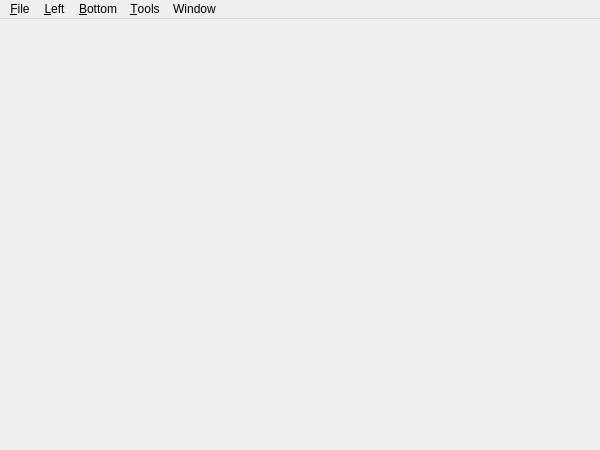
<?xml version="1.0" encoding="UTF-8"?>
<ui version="4.0">
 <class>MainWindow</class>
 <widget class="QMainWindow" name="MainWindow">
  <property name="geometry">
   <rect>
    <x>0</x>
    <y>0</y>
    <width>600</width>
    <height>450</height>
   </rect>
  </property>
  <property name="windowTitle">
   <string>FlySight Viewer</string>
  </property>
  <widget class="QWidget" name="centralWidget">
   <layout class="QGridLayout" name="gridLayout">
    <property name="leftMargin">
     <number>0</number>
    </property>
    <property name="topMargin">
     <number>0</number>
    </property>
    <property name="rightMargin">
     <number>0</number>
    </property>
    <property name="bottomMargin">
     <number>0</number>
    </property>
    <item row="0" column="0">
     <widget class="DataPlot" name="plotArea" native="true"/>
    </item>
   </layout>
  </widget>
  <widget class="QMenuBar" name="menuBar">
   <property name="geometry">
    <rect>
     <x>0</x>
     <y>0</y>
     <width>600</width>
     <height>21</height>
    </rect>
   </property>
   <widget class="QMenu" name="menu_File">
    <property name="title">
     <string>&amp;File</string>
    </property>
    <addaction name="actionImport"/>
    <addaction name="actionImportGates"/>
    <addaction name="actionImportVideo"/>
    <addaction name="separator"/>
    <addaction name="actionExportPlot"/>
    <addaction name="actionExportKML"/>
    <addaction name="separator"/>
    <addaction name="actionPreferences"/>
    <addaction name="separator"/>
    <addaction name="actionExit"/>
   </widget>
   <widget class="QMenu" name="menuPlots">
    <property name="title">
     <string>&amp;Left</string>
    </property>
    <addaction name="actionElevation"/>
    <addaction name="separator"/>
    <addaction name="actionHorizontalSpeed"/>
    <addaction name="actionVerticalSpeed"/>
    <addaction name="actionTotalSpeed"/>
    <addaction name="separator"/>
    <addaction name="actionGlideRatio"/>
    <addaction name="actionDiveAngle"/>
    <addaction name="actionCurvature"/>
    <addaction name="separator"/>
    <addaction name="actionHorizontalAccuracy"/>
    <addaction name="actionVerticalAccuracy"/>
    <addaction name="actionSpeedAccuracy"/>
    <addaction name="separator"/>
    <addaction name="actionNumberOfSatellites"/>
    <addaction name="separator"/>
    <addaction name="actionWindSpeed"/>
    <addaction name="actionWindDirection"/>
    <addaction name="actionAircraftSpeed"/>
    <addaction name="separator"/>
    <addaction name="actionAcceleration"/>
    <addaction name="actionTotalEnergy"/>
    <addaction name="actionEnergyRate"/>
    <addaction name="separator"/>
    <addaction name="actionLift"/>
    <addaction name="actionDrag"/>
   </widget>
   <widget class="QMenu" name="menuDomain">
    <property name="title">
     <string>&amp;Bottom</string>
    </property>
    <addaction name="actionTime"/>
    <addaction name="actionDistance2D"/>
    <addaction name="actionDistance3D"/>
   </widget>
   <widget class="QMenu" name="menu_Tools">
    <property name="title">
     <string>&amp;Tools</string>
    </property>
    <addaction name="actionPan"/>
    <addaction name="actionZoom"/>
    <addaction name="actionMeasure"/>
    <addaction name="separator"/>
    <addaction name="actionZero"/>
    <addaction name="actionGround"/>
   </widget>
   <widget class="QMenu" name="menuWindow">
    <property name="title">
     <string>Window</string>
    </property>
    <addaction name="actionShowLeftView"/>
    <addaction name="actionShowTopView"/>
    <addaction name="actionShowFrontView"/>
    <addaction name="actionShowMapView"/>
    <addaction name="actionShowWindView"/>
    <addaction name="actionShowWingsuitView"/>
    <addaction name="actionShowLiftDragView"/>
   </widget>
   <addaction name="menu_File"/>
   <addaction name="menuPlots"/>
   <addaction name="menuDomain"/>
   <addaction name="menu_Tools"/>
   <addaction name="menuWindow"/>
  </widget>
  <action name="actionImport">
   <property name="text">
    <string>Import &amp;Track...</string>
   </property>
   <property name="shortcut">
    <string>Ctrl+T</string>
   </property>
  </action>
  <action name="actionExit">
   <property name="text">
    <string>E&amp;xit</string>
   </property>
   <property name="shortcut">
    <string>Ctrl+Q</string>
   </property>
  </action>
  <action name="actionElevation">
   <property name="checkable">
    <bool>true</bool>
   </property>
   <property name="text">
    <string>&amp;Elevation</string>
   </property>
   <property name="shortcut">
    <string>E</string>
   </property>
  </action>
  <action name="actionVerticalSpeed">
   <property name="checkable">
    <bool>true</bool>
   </property>
   <property name="text">
    <string>&amp;Vertical Speed</string>
   </property>
   <property name="shortcut">
    <string>V</string>
   </property>
  </action>
  <action name="actionHorizontalSpeed">
   <property name="checkable">
    <bool>true</bool>
   </property>
   <property name="text">
    <string>&amp;Horizontal Speed</string>
   </property>
   <property name="shortcut">
    <string>H</string>
   </property>
  </action>
  <action name="actionMetric">
   <property name="text">
    <string>&amp;Metric</string>
   </property>
  </action>
  <action name="actionImperial">
   <property name="text">
    <string>&amp;Imperial</string>
   </property>
  </action>
  <action name="actionTime">
   <property name="checkable">
    <bool>true</bool>
   </property>
   <property name="text">
    <string>&amp;Time</string>
   </property>
   <property name="shortcut">
    <string>T</string>
   </property>
  </action>
  <action name="actionDistance2D">
   <property name="checkable">
    <bool>true</bool>
   </property>
   <property name="text">
    <string>Horizontal Distance</string>
   </property>
   <property name="shortcut">
    <string>2</string>
   </property>
  </action>
  <action name="actionTotalSpeed">
   <property name="checkable">
    <bool>true</bool>
   </property>
   <property name="text">
    <string>Total &amp;Speed</string>
   </property>
   <property name="shortcut">
    <string>S</string>
   </property>
  </action>
  <action name="actionDiveAngle">
   <property name="checkable">
    <bool>true</bool>
   </property>
   <property name="text">
    <string>&amp;Dive Angle</string>
   </property>
   <property name="shortcut">
    <string>A</string>
   </property>
  </action>
  <action name="actionDistance3D">
   <property name="checkable">
    <bool>true</bool>
   </property>
   <property name="text">
    <string>Total Distance</string>
   </property>
   <property name="shortcut">
    <string>3</string>
   </property>
  </action>
  <action name="actionImportGates">
   <property name="text">
    <string>Import &amp;Gates...</string>
   </property>
   <property name="shortcut">
    <string>Ctrl+G</string>
   </property>
  </action>
  <action name="actionGlideRatio">
   <property name="checkable">
    <bool>true</bool>
   </property>
   <property name="text">
    <string>&amp;Glide Ratio</string>
   </property>
   <property name="shortcut">
    <string>G</string>
   </property>
  </action>
  <action name="actionCurvature">
   <property name="checkable">
    <bool>true</bool>
   </property>
   <property name="text">
    <string>Dive &amp;Rate</string>
   </property>
   <property name="shortcut">
    <string>R</string>
   </property>
  </action>
  <action name="actionPan">
   <property name="checkable">
    <bool>true</bool>
   </property>
   <property name="text">
    <string>&amp;Pan</string>
   </property>
   <property name="shortcut">
    <string>P</string>
   </property>
  </action>
  <action name="actionZoom">
   <property name="checkable">
    <bool>true</bool>
   </property>
   <property name="text">
    <string>&amp;Zoom</string>
   </property>
   <property name="shortcut">
    <string>Z</string>
   </property>
  </action>
  <action name="actionMeasure">
   <property name="checkable">
    <bool>true</bool>
   </property>
   <property name="text">
    <string>&amp;Measure</string>
   </property>
   <property name="shortcut">
    <string>M</string>
   </property>
  </action>
  <action name="actionShowLeftView">
   <property name="checkable">
    <bool>true</bool>
   </property>
   <property name="text">
    <string>&amp;Side View</string>
   </property>
   <property name="shortcut">
    <string>Alt+1</string>
   </property>
  </action>
  <action name="actionShowTopView">
   <property name="checkable">
    <bool>true</bool>
   </property>
   <property name="text">
    <string>T&amp;op View</string>
   </property>
   <property name="shortcut">
    <string>Alt+2</string>
   </property>
  </action>
  <action name="actionShowFrontView">
   <property name="checkable">
    <bool>true</bool>
   </property>
   <property name="text">
    <string>&amp;Front View</string>
   </property>
   <property name="shortcut">
    <string>Alt+3</string>
   </property>
  </action>
  <action name="actionPreferences">
   <property name="text">
    <string>Preferences...</string>
   </property>
  </action>
  <action name="actionZero">
   <property name="checkable">
    <bool>true</bool>
   </property>
   <property name="text">
    <string>Set E&amp;xit</string>
   </property>
   <property name="shortcut">
    <string>X</string>
   </property>
  </action>
  <action name="actionGround">
   <property name="checkable">
    <bool>true</bool>
   </property>
   <property name="text">
    <string>Set Grou&amp;nd</string>
   </property>
   <property name="shortcut">
    <string>N</string>
   </property>
  </action>
  <action name="actionHorizontalAccuracy">
   <property name="checkable">
    <bool>true</bool>
   </property>
   <property name="text">
    <string>Horizontal Accuracy</string>
   </property>
   <property name="shortcut">
    <string>Shift+H</string>
   </property>
  </action>
  <action name="actionVerticalAccuracy">
   <property name="checkable">
    <bool>true</bool>
   </property>
   <property name="text">
    <string>Vertical Accuracy</string>
   </property>
   <property name="shortcut">
    <string>Shift+V</string>
   </property>
  </action>
  <action name="actionSpeedAccuracy">
   <property name="checkable">
    <bool>true</bool>
   </property>
   <property name="text">
    <string>Speed Accuracy</string>
   </property>
   <property name="shortcut">
    <string>Shift+S</string>
   </property>
  </action>
  <action name="actionNumberOfSatellites">
   <property name="checkable">
    <bool>true</bool>
   </property>
   <property name="text">
    <string>&amp;Number Of Satellites</string>
   </property>
   <property name="toolTip">
    <string>Number Of Satellites</string>
   </property>
   <property name="shortcut">
    <string>Shift+N</string>
   </property>
  </action>
  <action name="actionShowMapView">
   <property name="checkable">
    <bool>true</bool>
   </property>
   <property name="text">
    <string>&amp;Map View</string>
   </property>
   <property name="shortcut">
    <string>Alt+4</string>
   </property>
  </action>
  <action name="actionImportVideo">
   <property name="text">
    <string>Import Vi&amp;deo...</string>
   </property>
   <property name="shortcut">
    <string>Ctrl+D</string>
   </property>
  </action>
  <action name="actionExportKML">
   <property name="text">
    <string>Export &amp;KML...</string>
   </property>
   <property name="shortcut">
    <string>Ctrl+K</string>
   </property>
  </action>
  <action name="actionExportPlot">
   <property name="text">
    <string>Export P&amp;lot...</string>
   </property>
   <property name="shortcut">
    <string>Ctrl+L</string>
   </property>
  </action>
  <action name="actionWindSpeed">
   <property name="checkable">
    <bool>true</bool>
   </property>
   <property name="text">
    <string>Wind Speed</string>
   </property>
   <property name="shortcut">
    <string>Shift+W</string>
   </property>
  </action>
  <action name="actionWindDirection">
   <property name="checkable">
    <bool>true</bool>
   </property>
   <property name="text">
    <string>Wind Direction</string>
   </property>
   <property name="shortcut">
    <string>Shift+T</string>
   </property>
  </action>
  <action name="actionAircraftSpeed">
   <property name="checkable">
    <bool>true</bool>
   </property>
   <property name="text">
    <string>Aircraft Speed</string>
   </property>
   <property name="shortcut">
    <string>Shift+A</string>
   </property>
  </action>
  <action name="actionShowWindView">
   <property name="checkable">
    <bool>true</bool>
   </property>
   <property name="text">
    <string>&amp;Wind View</string>
   </property>
   <property name="shortcut">
    <string>Alt+5</string>
   </property>
  </action>
  <action name="actionAcceleration">
   <property name="checkable">
    <bool>true</bool>
   </property>
   <property name="text">
    <string>Acceleration</string>
   </property>
   <property name="shortcut">
    <string>Shift+C</string>
   </property>
  </action>
  <action name="actionTotalEnergy">
   <property name="checkable">
    <bool>true</bool>
   </property>
   <property name="text">
    <string>Total Energy</string>
   </property>
   <property name="shortcut">
    <string>Shift+E</string>
   </property>
  </action>
  <action name="actionEnergyRate">
   <property name="checkable">
    <bool>true</bool>
   </property>
   <property name="text">
    <string>Energy Rate</string>
   </property>
   <property name="shortcut">
    <string>Shift+R</string>
   </property>
  </action>
  <action name="actionLift">
   <property name="checkable">
    <bool>true</bool>
   </property>
   <property name="text">
    <string>Lift Coefficient</string>
   </property>
   <property name="shortcut">
    <string>L</string>
   </property>
  </action>
  <action name="actionDrag">
   <property name="checkable">
    <bool>true</bool>
   </property>
   <property name="text">
    <string>Drag Coefficient</string>
   </property>
   <property name="shortcut">
    <string>D</string>
   </property>
  </action>
  <action name="actionShowLiftDragView">
   <property name="checkable">
    <bool>true</bool>
   </property>
   <property name="text">
    <string>Lift/Drag View</string>
   </property>
   <property name="shortcut">
    <string>Alt+6</string>
   </property>
  </action>
  <action name="actionShowWingsuitView">
   <property name="checkable">
    <bool>true</bool>
   </property>
   <property name="text">
    <string>Wingsuit View</string>
   </property>
   <property name="shortcut">
    <string>Alt+7</string>
   </property>
  </action>
  <action name="actionOptimize">
   <property name="text">
    <string>Optimize</string>
   </property>
   <property name="shortcut">
    <string>O</string>
   </property>
  </action>
 </widget>
 <layoutdefault spacing="6" margin="11"/>
 <customwidgets>
  <customwidget>
   <class>DataPlot</class>
   <extends>QWidget</extends>
   <header>dataplot.h</header>
   <container>1</container>
  </customwidget>
 </customwidgets>
 <resources/>
 <connections/>
</ui>
